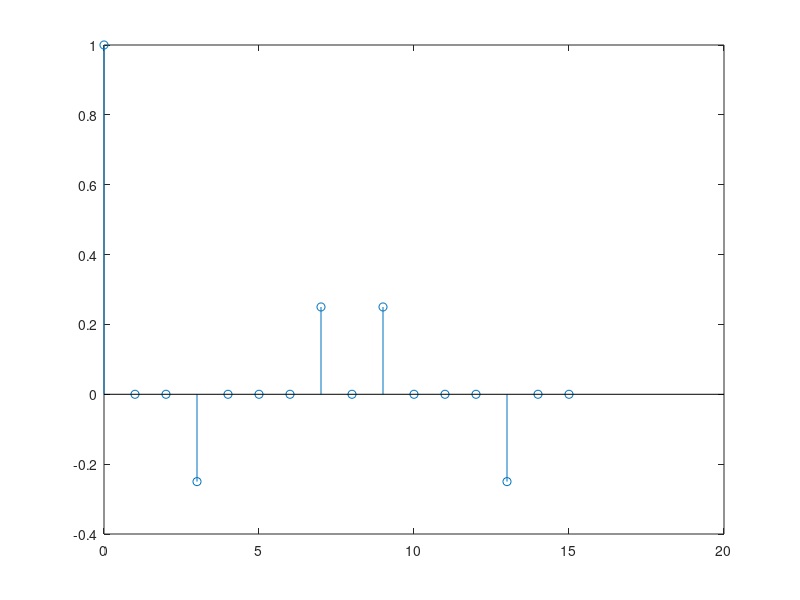
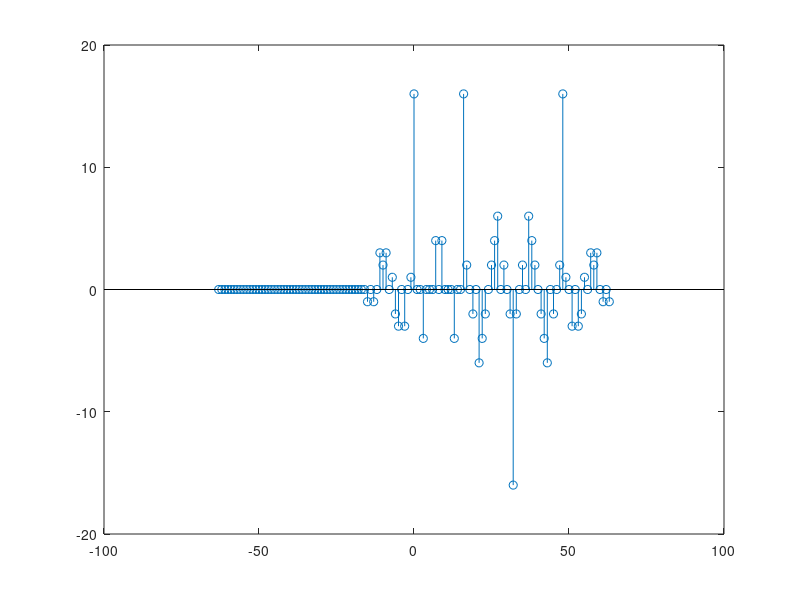

These charts were generated, in order, by the following MATLAB code:
%% example_correlation.m
%   Example script that computes the autocorrelation function of a
%   PN sequence.  The script also demonstrates using the MATLAB "xcorr" 
%   function to correlate a received signal with a PN sequence.
%
%   Cory J. Prust, Ph.D.
%   Last Modified:  8/3/2018

close all
clear all

%% Specify PN code
code = [-1 1 -1 1 1 1 -1 1 1 -1 -1 -1 1 1 1 1]';
M = length(code);

%% Compute Autocorrelation Function
% R[k] = 1/M sum_{n=1}^{M} c[n] c[n-k]
% Note: "circshift" is used because the sequence is assumed periodic
R = zeros(M,1)
k = 0:1:(M-1);
for ii=1:length(k)
    R(ii) = 1/M * (code' * circshift(code,k(ii))); % circshift 
end
stem(k,R)

%% Simulate received DSSS data and use "xcorr" to correlate it with PN code
% Assume spreading factor of M
m = [1 1 -1 1]';
g = [m(1)*code; m(2)*code; m(3)*code; m(4)*code]; % or, use "g = kron(m,code);"

[r,lag] = xcorr(g,code);
figure
stem(lag,r)



